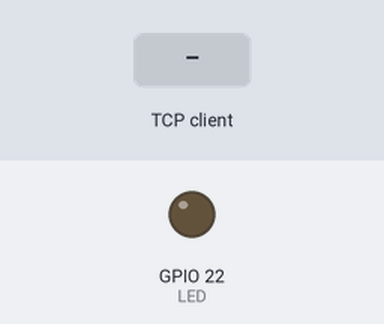
Simulated run of this program. Board: ESP32 board running MicroPython. Parts: output pins drawn as LEDs (lit = HIGH). Inputs (shaded band) come from the test bench. WiFi joins after 1.5 s; no MQTT or app messages arrive unless stated; one TCP client connects 1 s after the port opens and stays connected; threads take turns every 2 ms; what the program prints to the serial console is not drawn.

Above: at 1.2 s.
1.3 s: the TCP client sends "flicker"
At 5.8 s:
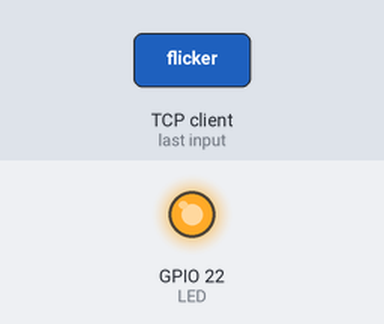
7.8 s: the TCP client sends "close"
At 8.5 s:
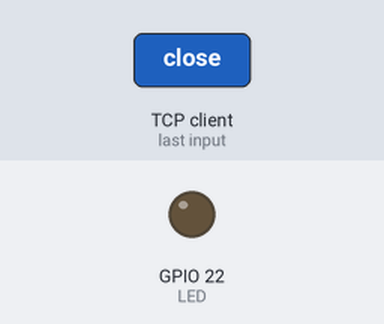
Timing chart, 0 to 10.8 s (numbered marks = the images above; inputs shaded):
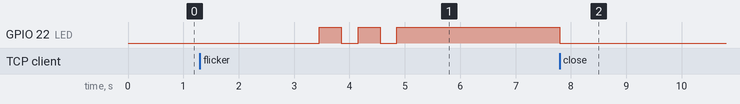

Measured:
- after the input at 1.3 s, GPIO 22 (LED): alternates HIGH for 0.40 s and LOW for 0.30 s, 5 changes in all, then stays HIGH, starting after 2.2 s
- after the input at 7.8 s, GPIO 22 (LED): HIGH → LOW at once

The program:

server.py
```python
import network
import socket
import time
from machine import Pin # 导入Pin模块
from utime import sleep_ms #导入延时函数
from machine import Pin, ADC
from mqttclient import ConnectMqqtt
import he
import _thread
import machine
lock = _thread.allocate_lock()#线程锁

SSID="J1CGK7"
PASSWORD="12345678"
#ip =  '192.168.3.3'
port=10000
wlan=None
listenSocket=None

# 全局变量用于存储当前连接的客户端
client_conn = None
client_addr = None

#继电器
p22 = Pin(22, Pin.IN)
def led(control_cmd):
    LED = Pin(22,Pin.OUT)
    if control_cmd == "open":
        LED.value(1)  # 点亮LED
    elif control_cmd == "close":
        LED.value(0)  # 熄灭LED
    elif control_cmd == "flicker":
        for i in range(3):
            LED.value(0)  # 点亮LED
            sleep_ms(300)
            LED.value(1)  # 熄灭LED
            sleep_ms(400)
def connectWifi(ssid,passwd):
    global wlan
    wlan=network.WLAN(network.STA_IF)
    wlan.active(True)
    wlan.disconnect()
    wlan.connect(ssid,passwd)
    while(wlan.ifconfig()[0]=='0.0.0.0'):
        time.sleep(1)
    return True
def connectTCP():
    global client_conn, client_addr
    lock.acquire()
    try:
        connectWifi(SSID,PASSWORD)
        ip=wlan.ifconfig()[0]
        listenSocket = socket.socket()     #创建套接字
        listenSocket.bind((ip,port))            #绑定地址和端口号
        listenSocket.listen(1)                   #监听套接字, 最多允许一个连接
        listenSocket.setsockopt(socket.SOL_SOCKET, socket.SO_REUSEADDR, 1)     #设置套接字
        print("*"*90)
        print("TCP 服务器开启, IP: %s PORT: %s"%(ip, port))
        print("*"*90)
        while True:
            print("等待消息接收 ...")
            conn,addr = listenSocket.accept()    #接收连接请求，返回收发数据的套接字对象和客户端地址
            #客户端
            client_conn = conn
            client_addr = addr
            print("连接自客户端 ...",client_addr)
            mqtt_client = ConnectMqqtt()
            JC = client_conn.send('MQTT_CLIENT........')
            while True:
                data = client_conn.recv(1024)
                if(len(data) == 0): #判断客户端是否断开连接
                    print("断开连接 ......")
                    client_conn.close()
                    break
                message_content  = data.decode()

                if(message_content == "open"):
                    led(message_content)
                    print("\033[0;36;32m接收消息内容: [%s]\033[0m"%message_content)
                    ret = client_conn.send('open')
                if(message_content == "close"):
                    led(message_content)
                    print("\033[0;36;32m接收消息内容: [%s]\033[0m"%message_content)
                    ret = client_conn.send('close')
                if(message_content == "flicker"):
                    led(message_content)
                    print("\033[0;36;32m接收消息内容: [%s]\033[0m"%message_content)
                    ret = client_conn.send('flicker')
                if(message_content == "0"):
                    he.Reset()
                    ret = client_conn.send('ResetData')
                if(message_content == "2"):
                    mqtt_client.publish("sf001_ctrl", "sf001_ctrl_down", retain=True)
                    ret = client_conn.send('brake-down')
                if(message_content == "3"):
                    mqtt_client.publish("sf001_ctrl", "sf001_ctrl_up", retain=True)
                    ret = client_conn.send('brake-up')
                if(message_content == "4"):
                    SpeedStart()
    except Exception as err:
        print("Excepetion Info: ", err)
        lock.release()
        if(listenSocket):
            listenSocket.close()
        wlan.disconnect()
        wlan.active(False)
        connectTCP()


def SpeedStart():
    global client_conn, client_addr
    f = open("data.txt", "r")
    line = f.read()                             #去掉每行头尾空白
    print (line)
    client_conn.send(line)
    f.close()


def HrStart():
    he.Start()
if __name__ == '__main__':
    #time.sleep_ms(3000)
    #多线程
    thread_1 = _thread.start_new_thread(connectTCP, ())
    #启动传感器
    thread_2 = _thread.start_new_thread(HrStart, ())
```

mqttclient.py
```python
from umqttsimple import MQTTClient


#MQTT
clientID = "esp32server" #连接ID
server = "39.101.179.153" #MQTT服务器地址
mqttport = 1883 #MQTT服务器端口号
userName = "admin" #MQTT登录用户名
passWord = "1qaz2wsx" #MQTT登录密码
keepAlive = 30 #心跳周期
subTopic = "sf001_ctrl" #订阅的主题

#订阅主题回调函数 收到消息时在此处理
def subCallBack(subTopic, msg):
    print(subTopic,msg)

def ConnectMqqtt():
    """连接MQTT"""
    client = MQTTClient(clientID,server,mqttport,userName,passWord,keepAlive)
    client.set_callback(subCallBack)
    client.connect()
    client.subscribe(subTopic)
    print("MQTT订阅成功，订阅topic为：",subTopic)

    return client
def restart_and_reconnect():
  print('Failed to connect to MQTT broker. Reconnecting...')
  time.sleep(10)
  machine.reset()


try:
    print('CONNECT...')
except OSError as e:
    print('error',e)
    restart_and_reconnect()


  
```

he.py
```python
from machine import Pin, Timer
import time
hall_sensor_pin = Pin(23, Pin.IN, Pin.PULL_UP)  # 根据硬件连接修改引脚

pulse_count = 0  # 初始化脉冲计数
last_pulse_time = 0  # 初始化上一个脉冲时间
wheel_circumference = 2.07  # 以米为单位的轮胎直径（假设直径为2.07米）

riding_distance = 0  # 初始化骑行距离
riding_time = 0  # 初始化骑行时间
speed = 0
def count_pulse(timer):
    global pulse_count, last_pulse_time, riding_distance
    pulse_count += 1
    last_pulse_time = time.ticks_ms()

hall_sensor_pin.irq(trigger=Pin.IRQ_FALLING, handler=count_pulse)  # 配置中断处理函数

# 创建一个定时器，用于定期计算速度、骑行时间和骑行距离
def calculate_data(timer):
    global pulse_count, last_pulse_time, riding_distance, riding_time, speed
    current_time = time.ticks_ms()
    elapsed_time = time.ticks_diff(current_time, last_pulse_time)

    if pulse_count > 0:
        riding_time += elapsed_time / 1000  # 换算为秒
        riding_distance += (pulse_count / 2) * wheel_circumference  # 每个脉冲代表半个轮胎周长
        speed = (pulse_count / elapsed_time) * 1000  # 转换单位为秒
        pulse_count = 0  # 重置脉冲计数

        # 输出骑行时间和骑行距离（精确到十位）
        #print("速度 (m/s): {:.1f}".format(speed))
        #print("骑行时间 (s): {:.1f}".format(riding_time))
        #print("骑行距离 (m): {:.1f}".format(riding_distance))
        file = open ("data.txt", "w")
        file.write("速度 (m/s): {:.1f} \n".format(speed))
        file.write("骑行时间 (s): {:.1f} \n".format(riding_time))
        file.write("骑行距离 (m): {:.1f}".format(riding_distance))
        file.close()

def Start():
    data_timer = Timer(-1)
    data_timer.init(period=1000, mode=Timer.PERIODIC, callback=calculate_data)  # 每秒计算一次数据
    try:
        while True:
            pass
    except KeyboardInterrupt:
        data_timer.deinit()  # 停止数据计算定时器
#重置
def Reset():
    global pulse_count, riding_distance, riding_time
    pulse_count = 0
    riding_distance = 0
    riding_time = 0
    file = open ("data.txt", "w")
    file.write("速度 (m/s): {:.1f} \n".format(0))
    file.write("骑行时间 (s): {:.1f} \n".format(0))
    file.write("骑行距离 (m): {:.1f}".format(0))
    file.close()
    return '骑行数据已重置'

if __name__ == '__main__':
    Start()
```
